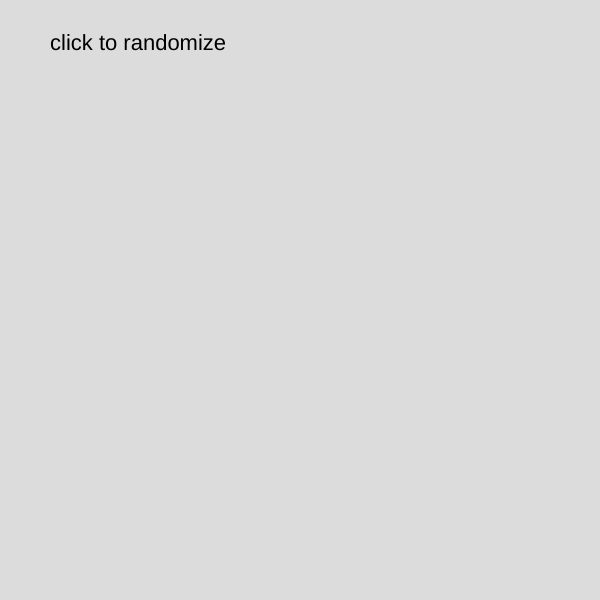
Frame 1 (no input)
Frame 60 (no input): identical to frame 1, image omitted
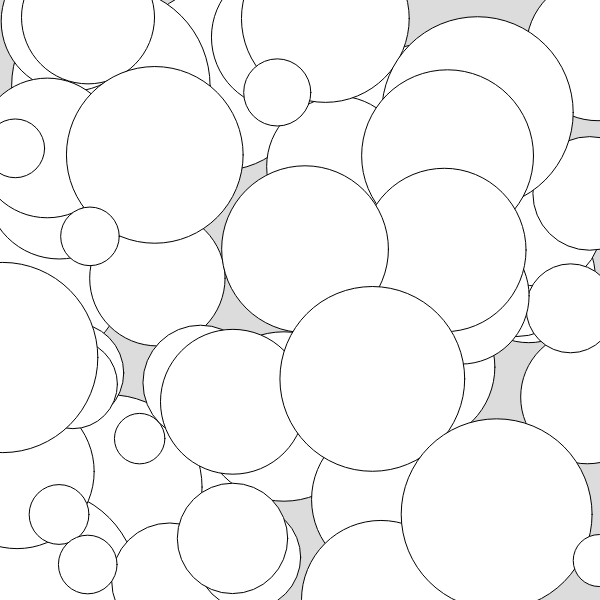
Frame 120 (the mouse pressed at the canvas centre since frame 60)

The p5.js sketch that drew these frames (run headless with seeded random() and noise() and a simulated clock; from frame 60 on, the mouse is pressed at the canvas centre):

// p5.js sketch
// ── sketch.js
let cars = [{
  name: "jetta",
  color: "green"
}, {
  name: "mustang",
  color: "grey"
}, {
  name: "glk",
  color: "black"
}, {
  name: "beetle",
  color: "blue"
}, {
  name: "venue",
  color: "blue"
}];

let randomIndex;
let animating = false;
// let counter = 0;

function setup() {
  createCanvas(600, 600);
  background(220);
  textSize(22);

  text("click to randomize", 50, 50);

  // randomIndex = int(random(dog.length));
  // text(cars[randomIndex].name, 50, 50);
  // cars.splice(randomIndex, 1);

  // console.log(cars[randomIndex].name);
  // console.log(cars);
  // console.log(cars[0].name);

  // console.log("initial arrat is")
  // console.log(cars);
  // cars.splice(2, 2);
  // console.log("array after splice")
  // console.log(cars);

  // cars.unshift("mustang");
  // console.log("array after unshift")
  // console.log(cars);

// setTimeout(changeBackground, 1000);
// setInterval(changeBackground, 1000);

}

function draw() {
if (animating == true){
  ellipse(random(width), random(height), random(50, 200));
}
}
// function changeBackground(){
//   if (counter <= 5){
//     counter++;
//     console.log(counter)
//
//   background(random(255), random(255), random(255));
//   setTimeout(changeBackground, 1000);
// } else {
//
// }
// }
function randomizer(){
  animating = false;
  if (cars[0]){
    background(random(200,225));
    randomIndex = int(random(cars.length));
    text(`${cars[randomIndex].name} is ${cars[randomIndex].color}`, 50, 50);
    // text(cars[randomIndex].name + " is " + cars[randomIndex].color, 50, 50);
    cars.splice(randomIndex, 1);
  } else {
    background(random(200,225));
    text("noting left!", 50, 50);
  }
}

function mousePressed() {
  animating = true;
  setTimeout(randomizer, 2000);


}
